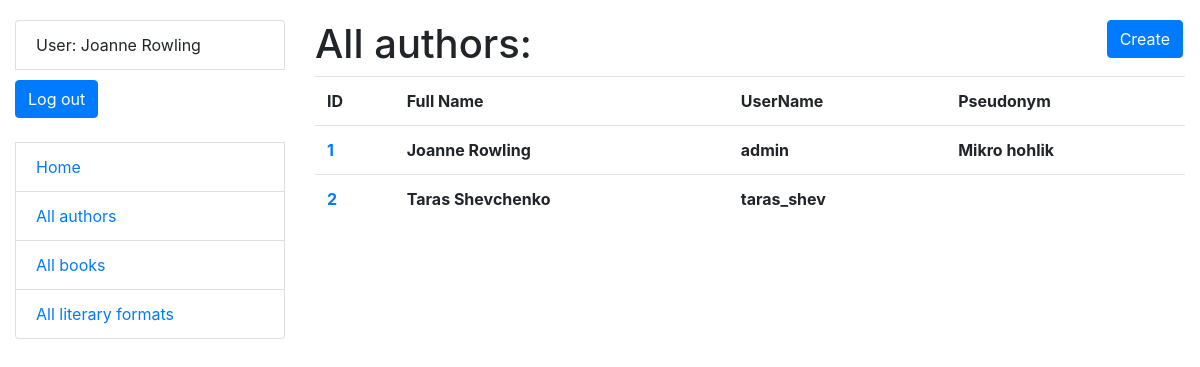
The page /catalog/authors/ (signed in) on the database as committed earlier.
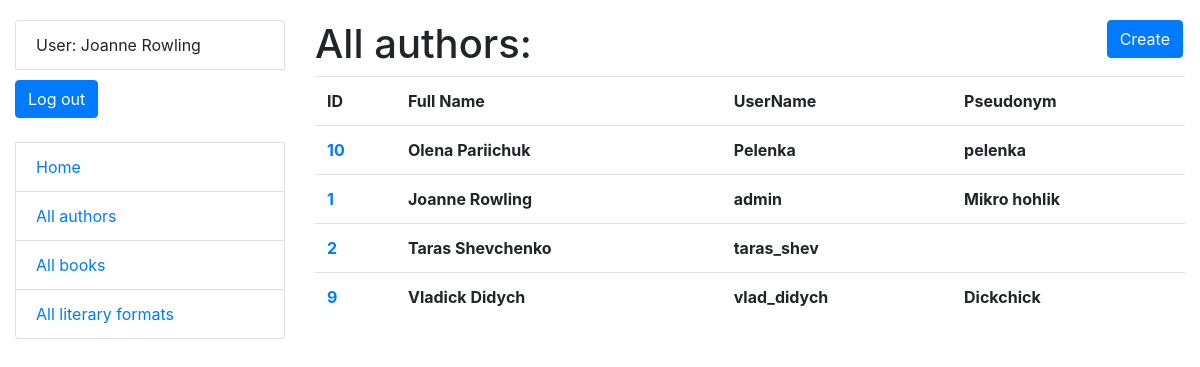
The same page on the database as committed later.
### catalog/models.py (models this page shows, shortened)
class Author(AbstractUser):
    pseudonym = models.CharField(max_length=63, null=True, blank=True)
    class Meta:
        ordering = ("username", )

### catalog/views.py (the view)
# urls.py: path("authors/", AuthorListView.as_view(), name="author-list"),
class AuthorListView(LoginRequiredMixin, generic.ListView):
    model = Author
    queryset = Author.objects.prefetch_related("books")

### templates/catalog/author_list.html
{% extends 'base.html' %}
{% block content %}
  {% if author_list %}
    <h1>
      All authors:
      <a href="{% url 'catalog:author-create' %}" class="btn btn-primary link-to-page">Create</a>
    </h1>
    <table class="table">
      <tr>
        <th>ID</th>
        <th>Full Name</th>
        <th>UserName</th>
        <th>Pseudonym</th>
      </tr>
      {% for author in author_list %}
        <tr>
          <th>
            <a href="{% url 'catalog:author-detail' pk=author.id %}">{{ author.id }}</a>
          </th>
          <th>
            {{ author.first_name }} {{ author.last_name }}
          </th>
          <th>
            {{ author.username }}
          </th>
          <th>
            {{ author.pseudonym|default_if_none:"" }}
          </th>
        </tr>
      {% endfor %}
    </table>
  {% else %}
    <h1>There are no authors</h1>
  {% endif %}
{% endblock %}

### templates/base.html (shortened to what this page needs)
<!DOCTYPE html>
<html lang="en">
<head>
  <link rel="stylesheet" href="https://cdn.jsdelivr.net/npm/bootstrap@4.6.2/dist/css/bootstrap.min.css"
>
  {% load static %}
  <link rel="stylesheet" href="{% static 'css/style.css' %}">
</head>
<body>
<div class="container-fluid">
  <div class="row">
    <div class="col-sm-3">
      {% block sidebar %}
        {% include "includes/sidebar.html" %}
      {% endblock %}
    </div>
    <div class="col-9">
      {% block content %}
      {% endblock %}
    </div>
  </div>
</div>
</body>
</html>

### templates/includes/sidebar.html (shortened to what this page needs)
<ul class="sidebar-nav list-group">
  {% if user.is_authenticated %}
    <li class="list-group-item">User: {{ user.first_name }} {{ user.last_name }}</li>
    <li>
      <form action="{% url 'logout' %}" method="post">
        <button type="submit" class="btn btn-primary" style="margin-top: 10px">Log out</button>
      </form>
    </li>
    <br>
  {% endif %}
  <li class="list-group-item">
    <a href="{% url 'catalog:index' %}">Home</a>
  </li>
  <li class="list-group-item">
    <a href="{% url 'catalog:author-list' %}">All authors</a>
  </li>
  <li class="list-group-item">
    <a href="{% url 'catalog:book-list' %}">All books</a>
  </li>
  <li class="list-group-item">
    <a href="{% url 'catalog:literary-formats-list' %}">All literary formats</a>
  </li>
</ul>

### templates/includes/pagination.html (shortened to what this page needs)
{% load query_transform %}

### static/css/style.css (style rules this page uses)
body { margin-top: 20px; }
.sidebar-nav { padding: 0; list-style: none; }
.link-to-page { float: right; margin: 0 2px 0 2px; }

Rows that differ between the two databases and show on the page:
added Author: id "10", first_name "Olena", last_name "Pariichuk", username "Pelenka", pseudonym "pelenka"
added Author: id "9", first_name "Vladick", last_name "Didych", username "vlad_didych", pseudonym "Dickchick"
